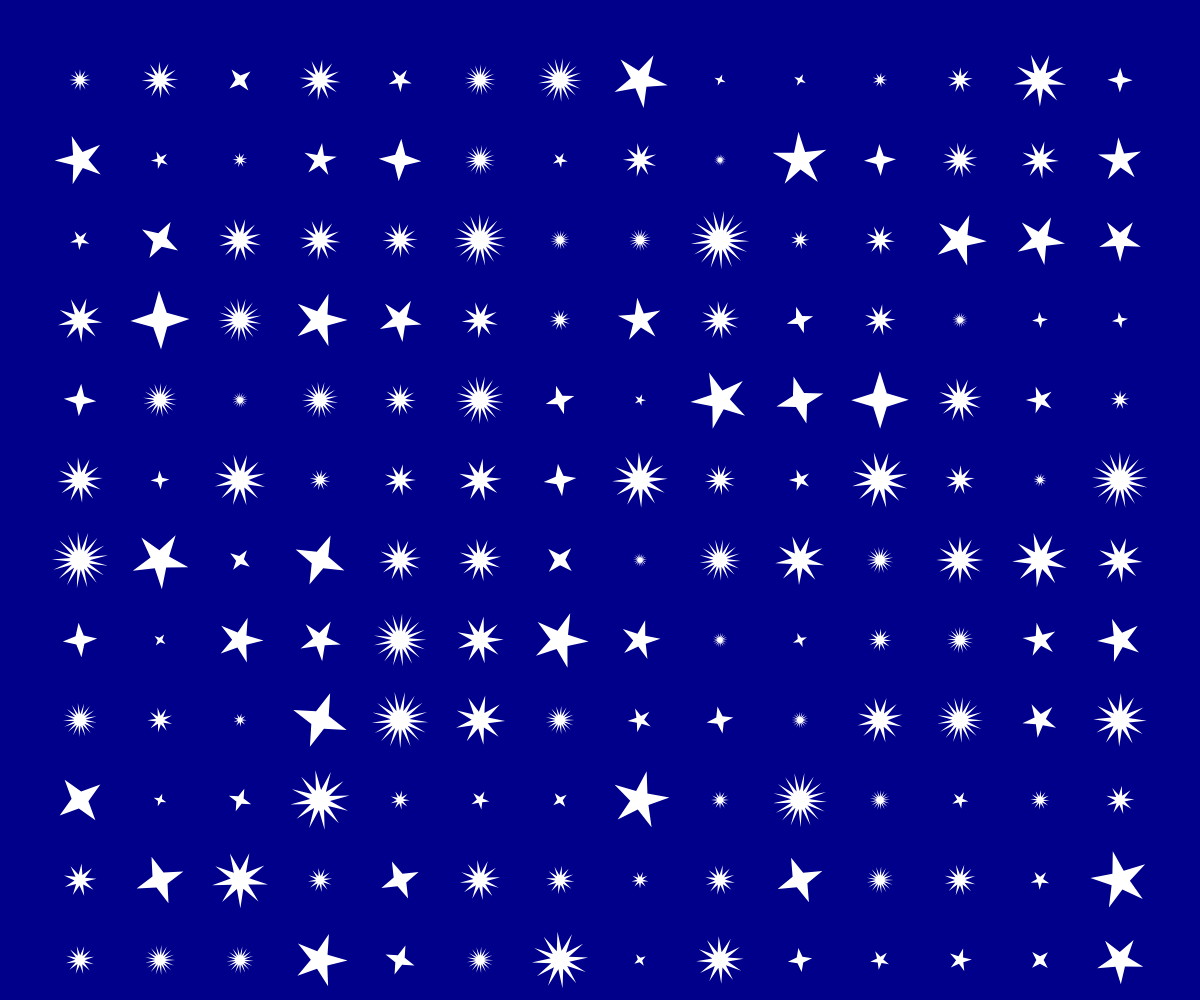
Frame 1 (no input)
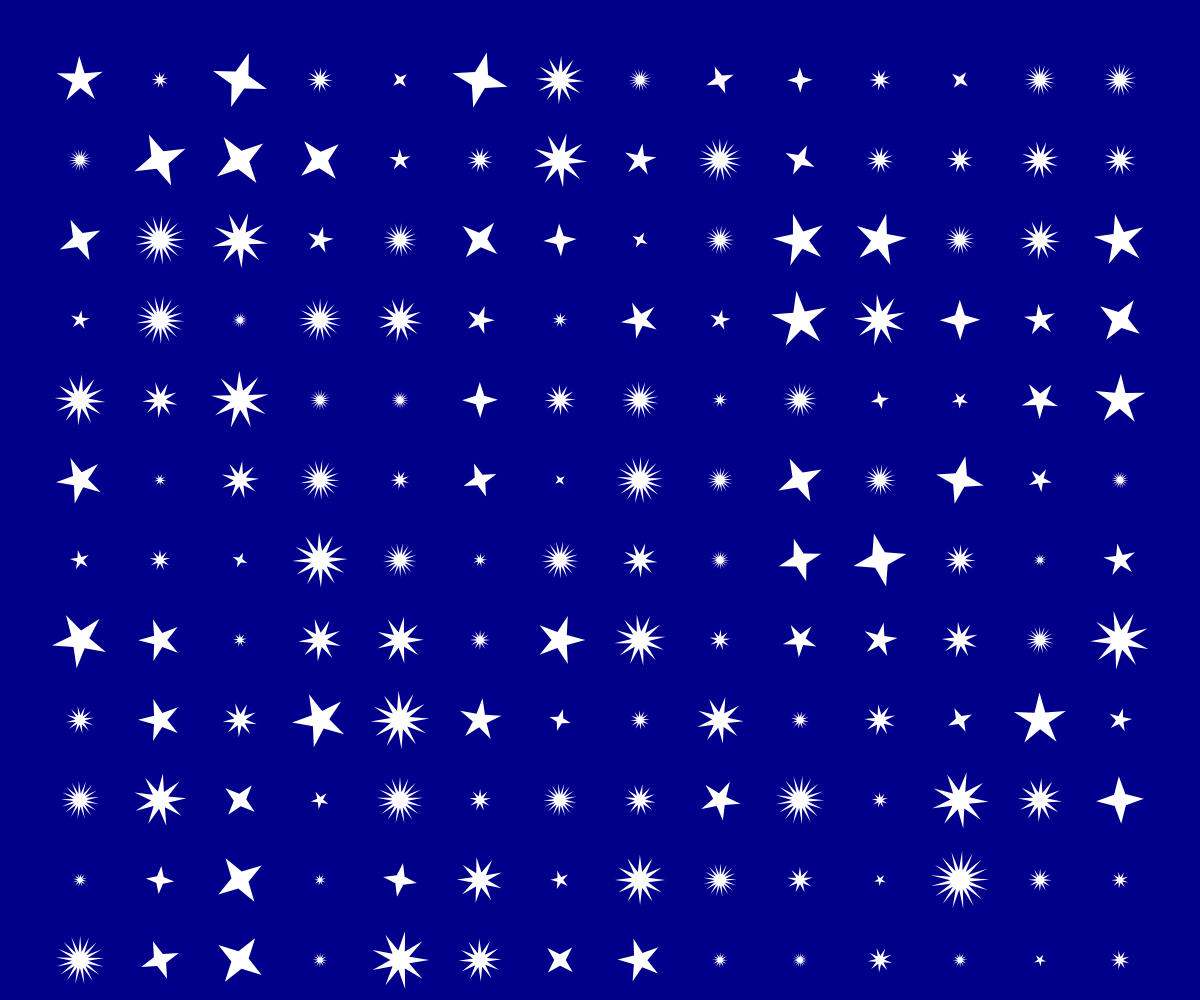
Frame 2 (the mouse pressed at the canvas centre, redrawn once)

The p5.js sketch that drew these frames (run headless with seeded random() and noise() and a simulated clock; the mouse was pressed at the canvas centre and the sketch redrawn once):

// p5.js sketch
// ── sketch.js
function setup() {
  createCanvas(windowWidth, windowHeight);
  noLoop();
  //frameRate(5);
  margin=30; //tutti i margini hanno dimensione 30
}

function draw() {

  background("darkblue");
  fill("white");
   //let color = random(["yellow","pink", "grey"]);
   //fill(color);
  noStroke();
  drawStars();
}

function drawStars() {

  let gridSize = 50; // dimensione cella della griglia
  let oGutter = 30; // gutter orizzontale
  let vGutter = 30; // gutter verticale
  
  // ciclo for popolare la griglia di stelle
  for (let xOff = margin + gridSize; xOff < windowWidth - margin; xOff += gridSize + oGutter) {
    for (let yOff = margin + gridSize; yOff < windowHeight - margin; yOff += gridSize + vGutter) {
     drawStar(xOff,yOff);
    }
  }
}

function drawStar(xOff,yOff) {
  push(); // Save the current drawing style and transformation matrix
  // numero dei vertici casuale scelto tra questi 5
  let vertici = random([8, 10, 18, 24, 34]); 
  let scaleFactor = random(0.2,1);
  let rotazione=random(TWO_PI);

  // trasformazione di scaling che modifica le dimensioni e l'incloinazione delle stelle
  translate(xOff,yOff); // necessaria per far ruotare la stella intorno al proprio centro
  rotate(rotazione);
  scale(scaleFactor);

  //disegna la forma
   beginShape();
    for (let i = 0; i < vertici; i++) {
      let angolo = i * TWO_PI / vertici;
      //a condizione i%2 == 0 è vera se i è pari (resto di i/2 uguale a 0(); 
      //se la condizione è vera raggio diventa 30, altrimenti diventa 10.
      let raggio = (i % 2 === 0) ? 30 : 10; // Use 30 for even vertices, 10 for odd
      //x e y settano le coordinate del verice della stella, 
      //cioè il suo centro 
      let x = cos(angolo) * raggio;
      let y = sin(angolo) * raggio;
      vertex(x, y); // la posizione del centro della stella
     }
   endShape(CLOSE);

  pop(); // Restore the previous drawing state
}
